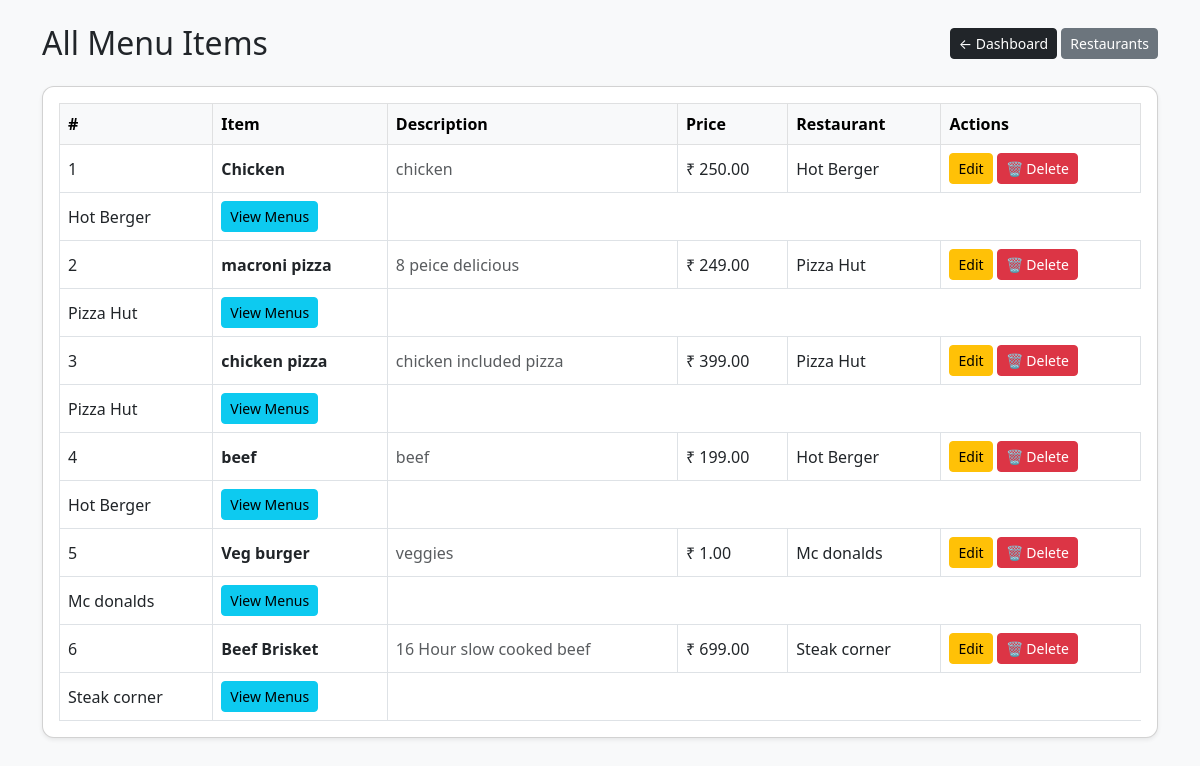
Page /adminpanel/menu_list/ (signed in) on the committed database.
### adminpanel/models.py (models this page shows, shortened)
class MenuItem(models.Model):
    restaurant = models.ForeignKey(Restaurant,on_delete=models.CASCADE)
    name = models.CharField(max_length=100)
    image = models.ImageField(upload_to='menu_images/', blank=True, null=True)
    description = models.TextField(blank=True, null=True)
    price = models.DecimalField(max_digits=6, decimal_places=2)
    is_available = models.BooleanField(default=True)

class Restaurant(models.Model):
    name = models.CharField(max_length=100)
    image = models.ImageField(upload_to='restaurants/', blank=True, null=True)
    address = models.TextField()
    phone = models.CharField(max_length=15)
    is_open = models.BooleanField(default=True)
    location = models.CharField(max_length=100, blank=True, null=True)

### adminpanel/views.py (the view)
# urls.py: path('menu_list/', views.menu_list_all, name='menu_list_all'),
@login_required
def menu_list_all(request):
    menu_items = MenuItem.objects.select_related('restaurant')
    return render(request, 'adminpanel/menu_list_all.html', {'menu_items': menu_items})

### templates/adminpanel/menu_list_all.html (shortened to what this page needs)
{% load static %}
<!DOCTYPE html>
<html lang="en">
<head>
  <link href="https://cdn.jsdelivr.net/npm/bootstrap@5.3.0/dist/css/bootstrap.min.css" rel="stylesheet">
</head>
<body>
<div class="container py-4">
  <div class="d-flex justify-content-between align-items-center mb-4">
    <h2 class="m-0">All Menu Items</h2>
    <div>
      <a href="{% url 'adminpanel:admin_dashboard' %}" class="btn btn-sm btn-dark">← Dashboard</a>
      <a href="{% url 'adminpanel:restaurant_list' %}" class="btn btn-sm btn-secondary">Restaurants</a>
    </div>
  </div>
  <div class="card shadow-sm">
    <div class="card-body">
      {% if menu_items %}
        <div class="table-responsive">
          <table class="table table-hover table-bordered mb-0">
            <thead class="table-light">
              <tr>
                <th>#</th>
                <th>Item</th>
                <th>Description</th>
                <th>Price</th>
                <th>Restaurant</th>
                <th>Actions</th>
              </tr>
            </thead>
            <tbody>
              {% for item in menu_items %}
                <tr>
                  <td>{{ forloop.counter }}</td>
                  <td><strong>{{ item.name }}</strong></td>
                  <td class="text-muted" style="max-width:300px;">{{ item.description|default:"—" }}</td>
                  <td>₹ {{ item.price }}</td>
                  <td>
                    {% if item.restaurant %}
                        {{ item.restaurant.name }}
                    {% else %}
                        —
                    {% endif %}
                </td>
                  <td>
                    <a href="{% url 'adminpanel:update_menu' item.id %}" class="btn btn-sm btn-warning">Edit</a>
                    <a href="{% url 'adminpanel:delete_menu' item.id %}"
                        class="btn btn-danger btn-sm"
                        onclick="return confirm('Delete this item?');">
                        🗑 Delete
                    </a>
                  </td>
                </tr>
                <td>{{ item.restaurant.name }}</td>
                <td>
                  <a href="{% url 'adminpanel:menu_list' item.restaurant.id %}"
                    class="btn btn-sm btn-info">
                    View Menus
                  </a>
                </td>
              {% endfor %}
            </tbody>
          </table>
        </div>
      {% else %}
        <p class="text-muted mb-0">No menu items found.</p>
      {% endif %}
    </div>
  </div>
</div>
</body>
</html>

### templates/adminpanel/menu_list_all.html (style rules this page uses)
body { background:#f8f9fa; }
.card { border-radius:12px; }
.table td, .table th { vertical-align: middle; }

### rows in the picture
MenuItem: name "Chicken", description "chicken", price "250.00", restaurant.name "Hot Berger"
MenuItem: name "macroni pizza", description "8 peice delicious", price "249.00", restaurant.name "Pizza Hut"
MenuItem: name "chicken pizza", description "chicken included pizza", price "399.00", restaurant.name "Pizza Hut"
MenuItem: name "beef", description "beef", price "199.00", restaurant.name "Hot Berger"
MenuItem: name "Veg burger", description "veggies", price "1.00", restaurant.name "Mc donalds"
MenuItem: name "Beef Brisket", description "16 Hour slow cooked beef", price "699.00", restaurant.name "Steak corner"
